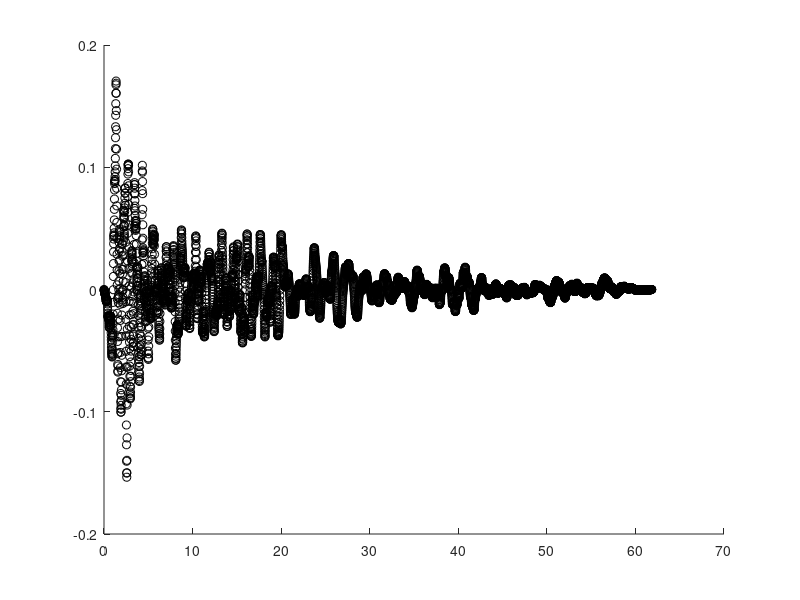

MATLAB code to generate this figure: (Note: this script raises an error after producing the figure.)
M = [];
M = dlmread('eqtest.txt'); %reading in velocity data in cm, needs to be m so divide by 100
y = reshape([M]',[],1);
y = y/100;
value = 0;
for i = 1:length(y)
    x(i) = value;
    value = value + 0.01;
end

figure
hold on
plot(x,y,'ko')

eqDat = [x,y];
fileID = fopen('eqtestData.tab','w');
fprintf(fileID, 'eqDataFile\n 6185, 0.0 \n');
fprintf(fileID,'%f\n',y);
fclose(fileID);
